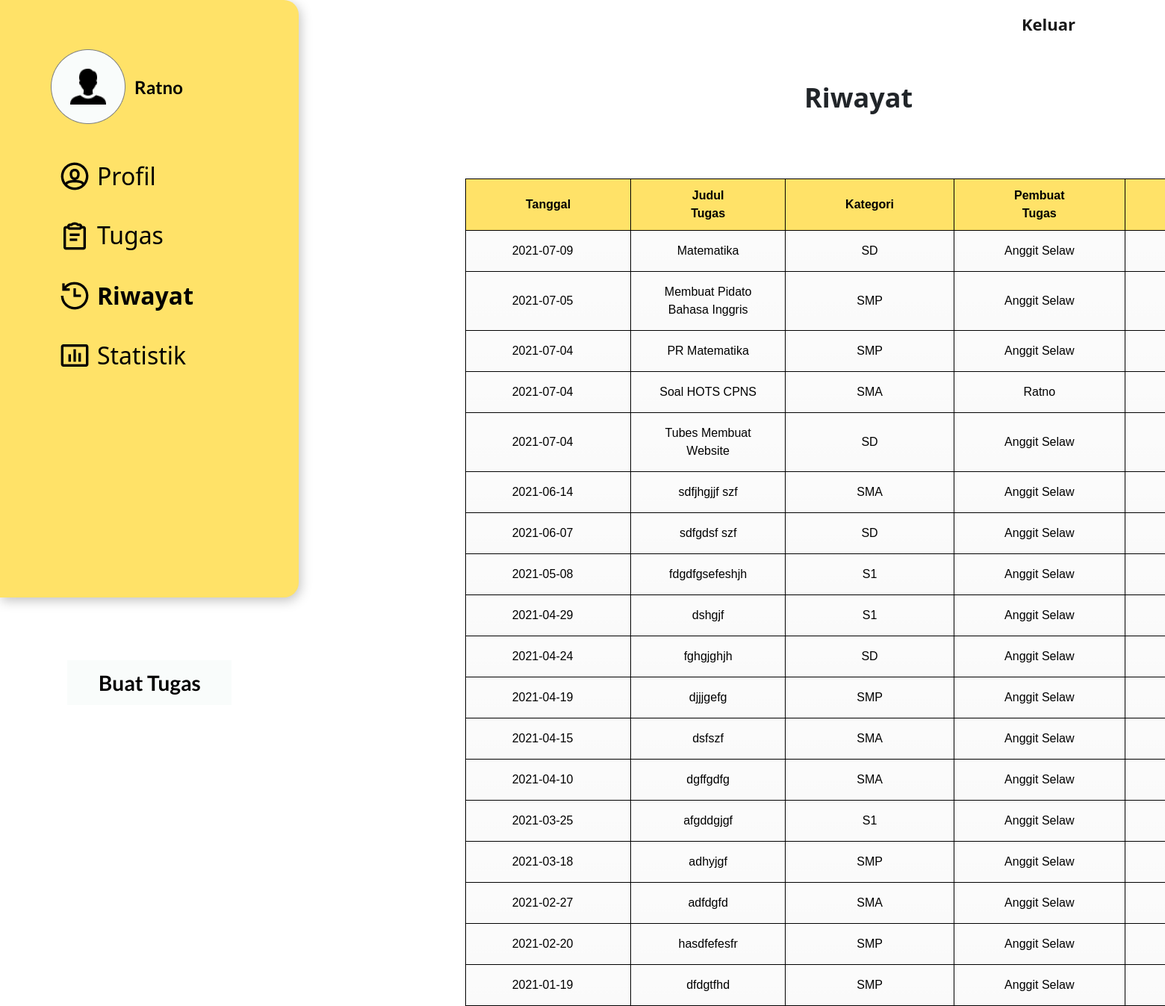
The app's page /riwayat.php (signed in) with its own data.
### tables this page shows
CREATE TABLE `tugas` (
  `id_tugas` int(11) NOT NULL,
  `id_user` int(11) NOT NULL,
  `tanggal` date NOT NULL,
  `judul_tugas` varchar(100) NOT NULL,
  `kategori` varchar(20) NOT NULL,
  `isi_tugas` text NOT NULL,
  `harga` int(11) NOT NULL,
  `status` varchar(10) NOT NULL,
  `id_tutor` int(11) DEFAULT NULL
);

CREATE TABLE `user` (
  `id` int(11) NOT NULL,
  `nama` varchar(50) NOT NULL,
  `email` varchar(20) NOT NULL,
  `password` varchar(255) NOT NULL
);

### riwayat.php (the view, shortened to what this page needs)
<?php
require 'koneksi.php';
$id = $_SESSION['id'];
$sql = mysqli_query($conn, "SELECT * FROM tugas INNER JOIN user ON tugas.id_user = user.id WHERE tugas.status='DONE' AND tugas.id_tutor='$id' ORDER BY tanggal DESC ");
?>
<!DOCTYPE html>
<html lang="en">
<head>
    <link href="styleRiwayat.css" rel="stylesheet" type="text/css" />
    <link href="https://cdn.jsdelivr.net/npm/bootstrap@5.0.1/dist/css/bootstrap.min.css" rel="stylesheet">
</head>
<body>
   <nav class="navbar fixed-top navbar-expand-lg navbar-light">
        <div class="container-fluid">
           <ul class="navbar-nav me-auto mb-2 mb-lg-0">
              <li class="nav-item">
                <a class="nav-link active" href="logout.php" onClick="return confirm('Apakah Anda Ingin Keluar?')">Keluar</a>
              </li>
            </ul>
        </div>
      </nav>
  <div class="kotak-kuning">
    <div>
      <img src="icon/Group27.png" class="side-user" alt="">
      <span class="side-name"><p><?php echo $_SESSION["nama"]; ?></p></span>
    </div>
    <div>
      <a href="profile.php"><img class="icon1" src="icon/Group67.png" alt="">
      <span class="p-profil"><p>Profil</p></span></a>
      <a href="tugas.php"><img class="icon2" src="icon/Group66.png" alt="">
      <span class="p-tugas"><p>Tugas</p></span></a>
      <a href="riwayat.php"><img class="icon3" src="icon/Group65.png" alt="">
      <span class="p-riwayat"><p style="font-weight: bold">Riwayat</p></span></a>
      <a href="statistik.php"><img class="icon4" src="icon/Group64.png" alt="">
      <span class="p-statistik"><p>Statistik</p></span></a>
    </div>
    <a href="buatTugas.php">
      <div class="kotak-buat-tugas">
        <span class="p-buat-tugas"><p>Buat Tugas</p></span>
      </div>
    </a>
  </div>
  <span class="judul-konten"><p>Riwayat</p></span>
  <div class="konten">
    <table cellspacing='0'>
      <thead>
        <tr>
          <th>Tanggal</th>
          <th>Judul Tugas</th>
          <th>Kategori</th>
          <th>Pembuat Tugas</th>
          <th>Harga</th>
        </tr>
      </thead>
      <?php
      while($data = mysqli_fetch_array($sql)) {
      ?>
      <tbody>
        <tr>
          <td><?php echo $data['tanggal'] ?></td>
          <td><?php echo $data['judul_tugas'] ?></td>
          <td><?php echo $data['kategori'] ?></td>
          <td><?php echo $data['nama'] ?></td>
          <td><?php echo $data['harga'] ?></td>
        </tr>
        <?php
        }
        ?>
      </tbody>
    </table>
  </div>
</body>
</html>

### styleRiwayat.css (style rules this page uses)
html { height: 100%; }
body { background-color: rgba(249, 252, 251, 0.88); font-family: 'Lato', sans-serif; }
nav { padding-left: 200px; padding-right: 100px; }
.nav-link { font-weight: bold; font-size: 22px; }
.kotak-kuning { min-height: 100vh; width: 400px; background: #FFE268; box-shadow: 2px 4px 16px rgba(0, 0, 0, 0.25); border-radius: 0px 20px 20px 0px; }
.icon1 { position: absolute; width: 40px; height: 40px; left: 80px; top: 216px; }
.kotak-kuning p { font-style: normal; font-weight: 300; font-size: 32px; line-height: 38px; color: #000000; }
a { text-decoration: none; }
.icon2 { position: absolute; width: 40px; height: 40px; left: 80px; top: 296px; }
.icon3 { position: absolute; width: 40px; height: 40px; left: 80px; top: 376px; }
.icon4 { position: absolute; width: 40px; height: 40px; left: 80px; top: 456px; }
.p-profil { position: absolute; width: 77px; height: 38px; left: 130px; top: 217px; }
.p-tugas { position: absolute; width: 78px; height: 38px; left: 130px; top: 296px; }
.p-riwayat { position: absolute; width: 108px; height: 38px; left: 130px; top: 377px; }
.p-statistik { position: absolute; width: 109px; height: 38px; left: 130px; top: 457px; }
.side-user { position: absolute; width: 100px; height: 100px; left: 68px; top: 66px; }
.side-name { position: absolute; width: 149px; height: 29px; left: 180px; top: 102px; }
.side-name p { font-family: Lato; font-style: normal; font-weight: bold; font-size: 24px; line-height: 29px; }
.kotak-buat-tugas { position: absolute; width: 220px; height: 60px; left: 90px; top: 884px; background: #F9FCFB; }
.p-buat-tugas { position: absolute; left: 42px; top: 13px; }
.p-buat-tugas p { font-family: Lato; font-style: normal; font-weight: 600; font-size: 28px; line-height: 34px; color: black; }
.judul-konten { position: absolute; width: 86px; height: 43px; left: 1077px; top: 109px; }
.judul-konten p { font-style: normal; font-weight: bold; font-size: 36px; line-height: 43px; }
.konten { position: absolute; width: 600px; height: 606px; left: 623px; top: 239px; }

### riwayat.php (style rules this page uses)
table { font-family: Arial, Helvetica, sans-serif; color: #000000; background: #eaebec; border: #000000 1px solid; }
table th { padding: 10px 80px; border-left:1px solid #000000; border-bottom: 1px solid #000000; background: #FFE268; }
table th:first-child { border-left:none; }
table tr { text-align: center; padding-left: 20px; }
table td:first-child { text-align: center; padding-left: 20px; border-left: 0; }
table td { padding: 15px 35px; border-top: 1px solid #000000; border-bottom: 1px solid #000000; border-left: 1px solid #000000; background: #fafafa; background: -webkit-gradient(linear, left top, left bottom, from(#fbfbfb), to(#fafafa)); background: -moz-linear-gradient(top, #fbfbfb, #fafafa); }
table tr:last-child td { border-bottom: 0; }
table tr:last-child td:first-child { -moz-border-radius-bottomleft: 3px; -webkit-border-bottom-left-radius: 3px; border-bottom-left-radius: 3px; }
table tr:last-child td:last-child { -moz-border-radius-bottomright: 3px; -webkit-border-bottom-right-radius: 3px; border-bottom-right-radius: 3px; }

### records on screen
tugas: tanggal "2021-07-09", judul_tugas "Matematika", kategori "SD", id_user.nama "Anggit Selaw"
tugas: tanggal "2021-07-05", judul_tugas "Membuat Pidato Bahasa Inggris", kategori "SMP", id_user.nama "Anggit Selaw"
tugas: tanggal "2021-07-04", judul_tugas "PR Matematika", kategori "SMP", id_user.nama "Anggit Selaw"
tugas: tanggal "2021-07-04", judul_tugas "Soal HOTS CPNS", kategori "SMA", id_user.nama "Ratno"
tugas: tanggal "2021-07-04", judul_tugas "Tubes Membuat Website", kategori "SD", id_user.nama "Anggit Selaw"
tugas: tanggal "2021-06-14", judul_tugas "sdfjhgjjf szf", kategori "SMA", id_user.nama "Anggit Selaw"
tugas: tanggal "2021-06-07", judul_tugas "sdfgdsf szf", kategori "SD", id_user.nama "Anggit Selaw"
tugas: tanggal "2021-05-08", judul_tugas "fdgdfgsefeshjh", kategori "S1", id_user.nama "Anggit Selaw"
tugas: tanggal "2021-04-29", judul_tugas "dshgjf", kategori "S1", id_user.nama "Anggit Selaw"
tugas: tanggal "2021-04-24", judul_tugas "fghgjghjh", kategori "SD", id_user.nama "Anggit Selaw"
tugas: tanggal "2021-04-19", judul_tugas "djjjgefg", kategori "SMP", id_user.nama "Anggit Selaw"
tugas: tanggal "2021-04-15", judul_tugas "dsfszf", kategori "SMA", id_user.nama "Anggit Selaw"
tugas: tanggal "2021-04-10", judul_tugas "dgffgdfg", kategori "SMA", id_user.nama "Anggit Selaw"
tugas: tanggal "2021-03-25", judul_tugas "afgddgjgf", kategori "S1", id_user.nama "Anggit Selaw"
tugas: tanggal "2021-03-18", judul_tugas "adhyjgf", kategori "SMP", id_user.nama "Anggit Selaw"
tugas: tanggal "2021-02-27", judul_tugas "adfdgfd", kategori "SMA", id_user.nama "Anggit Selaw"
tugas: tanggal "2021-02-20", judul_tugas "hasdfefesfr", kategori "SMP", id_user.nama "Anggit Selaw"
tugas: tanggal "2021-01-19", judul_tugas "dfdgtfhd", kategori "SMP", id_user.nama "Anggit Selaw"

### other values on screen
$_SESSION["nama"] "Ratno"
